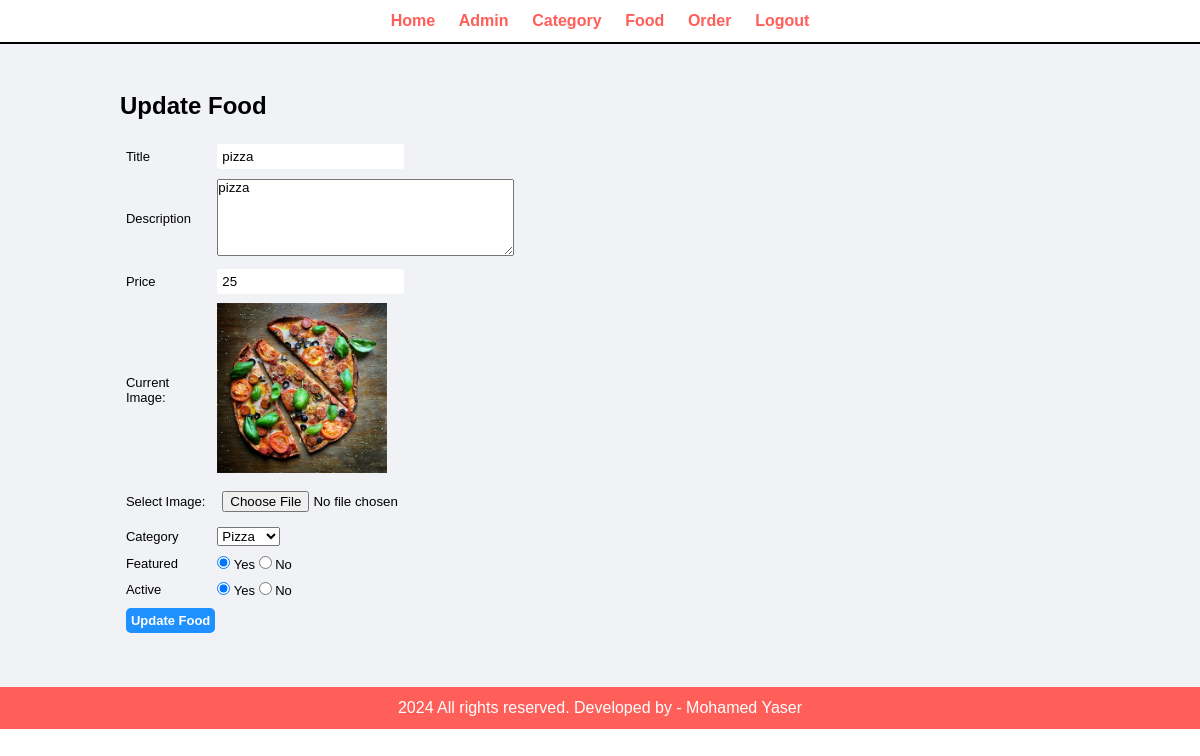
The page /admin/update-food.php?id=1&image_name=Food Category75.jpg (signed in) on the database its author committed.
### tables this page shows
CREATE TABLE `food` (
  `id` int(10) UNSIGNED NOT NULL,
  `title` varchar(100) NOT NULL,
  `description` text NOT NULL,
  `price` decimal(10,0) NOT NULL,
  `image_name` varchar(255) NOT NULL,
  `category_id` int(10) UNSIGNED NOT NULL,
  `featured` varchar(10) NOT NULL,
  `active` varchar(10) NOT NULL
);

### admin/update-food.php (the view, shortened to what this page needs)
<!DOCTYPE html>
<html>
<head>
    <link rel="stylesheet" href="../css/admin.css" />
</head>
<?php include('parts/menu.php') ?>
<div class="main-content">
    <div class="apper">
        <h2>Update Food</h2><br>
        <?php
            if (isset($_GET['id']) and isset($_GET['image_name'])) {
                $id = $_GET['id'];
                $sql = "SELECT * FROM food WHERE id = $id";
                $res = mysqli_query($conn, $sql);
                if ($res) {
                    $count = mysqli_num_rows($res);
                    if ($count == 1) {
                        $row = mysqli_fetch_array($res);
                        $title = $row['title'];
                        $description = $row['description'];
                        $price = $row['price'];
                        $current_image = $row['image_name'];
                        $featured = $row['featured'];
                        $active = $row['active'];
                    }
                }
            } else {
                header("location:".HOMEURL."admin/manage-category.php");
            }
        ?>
        <form action="" method="post" enctype="multipart/form-data">
            <table class="tbl-30">
                <tr>
                    <td>Title</td>
                    <td><input type="text" name="title" value="<?= $title?>" required></td>
                </tr>
                <tr>
                    <td>Description</td>
                    <td><textarea name="description" id="" cols="35" rows="5"><?= $description?></textarea>
                    </td>
                </tr>
                <tr>
                    <td>Price</td>
                    <td><input type="number" name="price" value="<?= $price?>" required></td>
                </tr>
                <tr>
                    <td>Current Image:</td>
                    <td>
                        <?php
                            if($current_image != "")
                            {
                                ?>
                        <img src="../images/food/<?=$current_image?>" width="170px" alt="">
                        <?php
                            }else{
                                echo "No Image";
                            }
                        ?>
                    </td>
                </tr>
                <tr>
                    <td>Select Image:</td>
                    <td>
                        <input type="file" name="image">
                    </td>
                </tr>
                <tr>
                    <td>Category</td>
                    <td>
                        <select name="category" id="">
                            <?php
                                $sql2 = "SELECT * FROM category WHERE active = 'Yes'";
                                $res2 = mysqli_query($conn, $sql2);
                                if ($res2) {
                                    while ($row = mysqli_fetch_assoc($res2)) {
                                        $category_id = $row['id'];
                                        $title = $row['title'];
                            ?>
                            <option value="<?php echo $category_id?>"><?php echo $title?></option>
                            <?php
                                    }
                                }
                            ?>
                        </select>
                    </td>
                </tr>
                <tr>
                    <td>Featured</td>
                    <td>
                        <input <?= $featured == "Yes" ? "checked" : "" ?> type="radio" name="featured" value="Yes"
                            required> Yes
                        <input <?= $featured == "No" ? "checked" : ""?> type="radio" name="featured" value="No"
                            required> No
                    </td>
                </tr>
                <tr>
                    <td>Active</td>
                    <td>
                        <input <?= $active == "Yes" ? "checked" : ""?> type="radio" name="active" value="Yes" required>
                        Yes
                        <input <?= $active == "No" ? "checked" : ""?> type="radio" name="active" value="No" required> No
                    </td>
                </tr>
                <tr>
                    <td>
                        <input type="submit" name="submit" value="Update Food" class="btn-primary">
                    </td>
                </tr>
            </table>
        </form>
    </div>
</div>
<?php include('parts/footer.php') ?>

### css/admin.css (style rules this page uses)
* { margin: 0; padding: 0; font-family: Arial, Helvetica, sans-serif; }
.apper { padding: 1%; margin: auto; width: 80%; }
.btn-primary { background-color: #1e90ff; color: white; padding: 7px 20px; border: 0px; border-radius: 5px; text-decoration: none; font-weight: bold; font-size: 13px; }
table tr td { padding: 1%; font-size: 13px; }
.tbl-30 { width: 40%; }
.tbl-30 tr td input { border: none; padding: 5px; }
.main-content { background-color: #f0f2f6; padding: 3% 0; }
div form input { border: none; padding: 5px; border-radius: 3px; }

### rows shown on the page
food: title "pizza", description "pizza", price "25", image_name (picture), featured "☑", active "☑"

### other values the page prints
form field category "Pizza"
